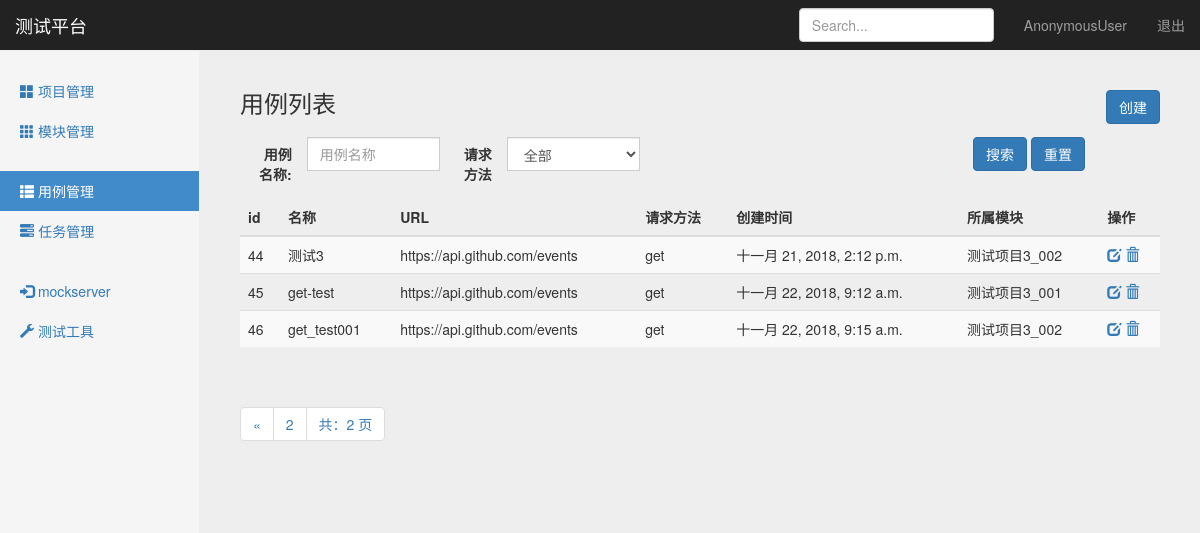
Page /interface/case_manage/?page=2 on the earlier database version.
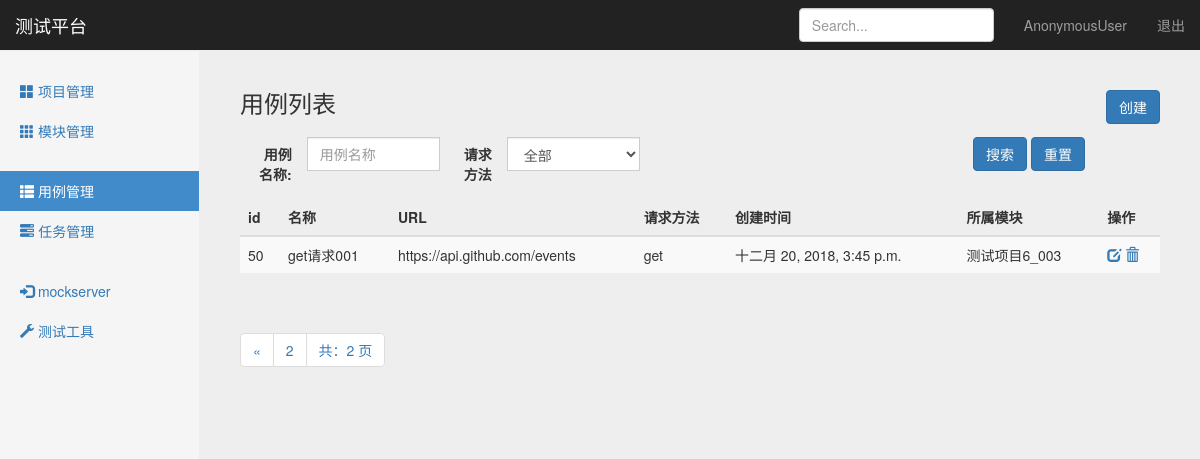
Same page on the later database version.
### interface_app/models.py (models this page shows, shortened)
class TestCase(models.Model):
    module = models.ForeignKey(Module, on_delete=models.CASCADE)
    name = models.CharField("名称",max_length=100,blank=False,default="")
    url = models.TextField("URL",default="")
    req_method = models.CharField("方法", max_length=10,default="")
    req_type = models.CharField("参数类型", max_length=10, default="")
    req_header = models.TextField("header",  default="")
    req_parameter = models.TextField("参数", default="")
    resp_assert = models.TextField("验证", default="")
    create_time = models.DateTimeField("创建时间", auto_now=True)

### project_app/models.py (models this page shows)
class Module(models.Model):
    project = models.ForeignKey(Project,on_delete=models.CASCADE)
    name = models.CharField("名称", max_length=100, blank=False, default="")
    describe = models.TextField("描述", default="")
    create_time = models.DateTimeField("创建时间", auto_now=True)
    def __str__(self):
        return self.name

### interface_app/views/testcase_views.py (the view)
# urls.py: path('case_manage/',testcase_views.case_manage),
def case_manage(request):
    testcases = TestCase.objects.all().order_by("id")
    paginator = Paginator(testcases, 3)  #每页3条数据
    page = request.GET.get('page')
    try:
        contacts = paginator.page(page)
    except PageNotAnInteger:
        contacts = paginator.page(1)  # 如果页数不是整型, 取第一页
    except EmptyPage:
        contacts = paginator.page(paginator.num_pages)  #如果页数超出查询范围，取最后一页
    if request.method == 'GET':
        return render(request,"case_manage.html",{"type":"list","testcases":contacts})
    else:
        return HttpResponse("404")

### templates/case_manage.html (shortened to what the changed rows need)
{% extends "base.html" %}
{% block content %}
    <div class="container-fluid">
      <div class="row">
        {% if type == 'list' %}
        <div class="col-sm-9 col-sm-offset-3 col-md-10 col-md-offset-2 main">
          <div class="table-responsive">
            <table class="table table-striped" id="list">
              <thead>
                <tr>
                  <th>id</th>
                  <th>名称</th>
                  <th>URL</th>
                  <th>请求方法</th>
                  <th>创建时间</th>
                  <th>所属模块</th>
                  <th>操作</th>
                </tr>
              </thead>
              <tbody>
                {% for case in testcases %}
                <tr>
                  <td>{{ case.id }}</td>
                  <td>{{ case.name }}</td>
                  <td>{{ case.url }}</td>
                  <td>{{ case.req_method }}</td>
                  <td>{{ case.create_time }}</td>
                  <td>{{ case.module }}</td>
                  <td>
                      <a href="/interface/debug_case/{{ case.id }}/" id="update">
                          <span class="glyphicon glyphicon-edit"></span>
                      </a>
                      <a href="/interface/delete_case/{{ case.id }}/" id="delete">
                          <span class="glyphicon glyphicon-trash"></span>
                      </a>
                  </td>
                </tr>
                {% endfor %}
              </tbody>
            </table>
          </div>
        </div>
        {% endif %}
      </div>
    </div>
{% endblock %}

Differences in the rows shown:
removed TestCase: id "44", name "测试3", url "https://api.github.com/events", req_method "get", create_time "十一月 21, 2018, 2:12 p.m.", module "测试项目3_002"
removed TestCase: id "45", name "get-test", url "https://api.github.com/events", req_method "get", create_time "十一月 22, 2018, 9:12 a.m.", module "测试项目3_001"
removed TestCase: id "46", name "get_test001", url "https://api.github.com/events", req_method "get", create_time "十一月 22, 2018, 9:15 a.m.", module "测试项目3_002"
added TestCase: id "50", name "get请求001", url "https://api.github.com/events", req_method "get", create_time "十二月 20, 2018, 3:45 p.m.", module "测试项目6_003"
